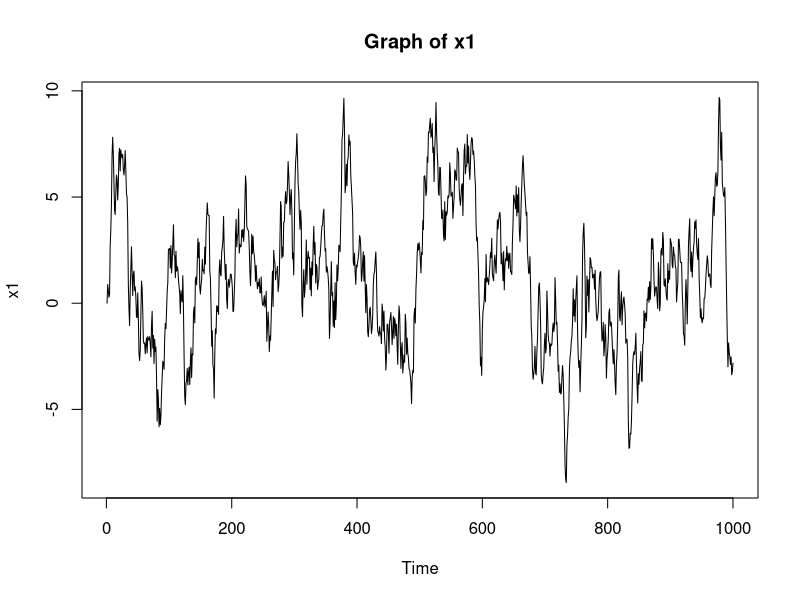
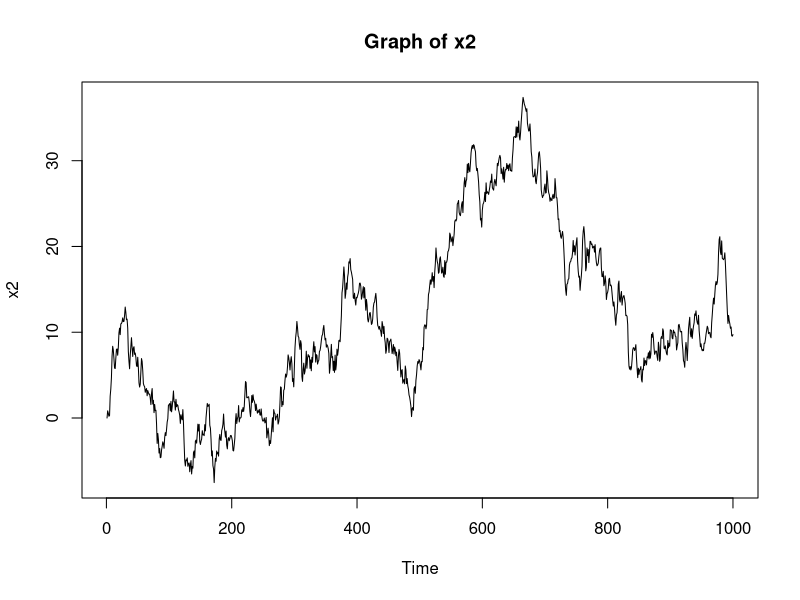
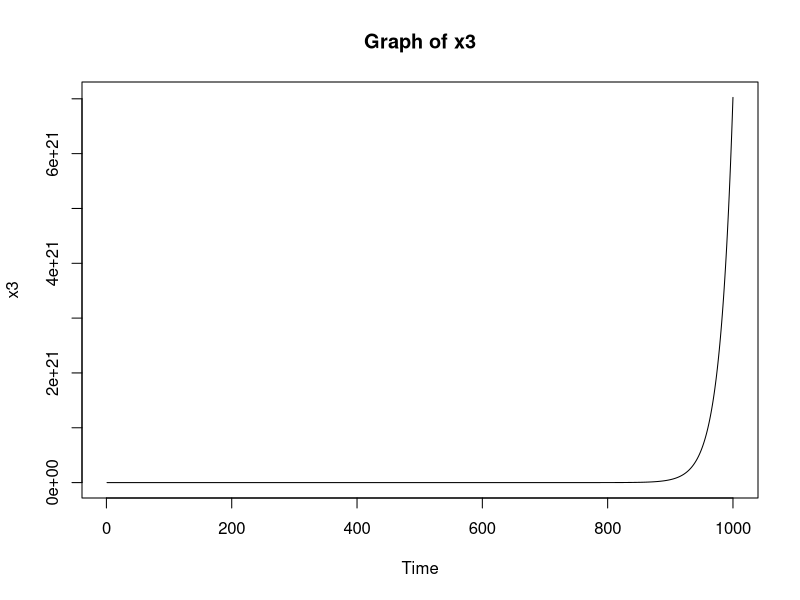
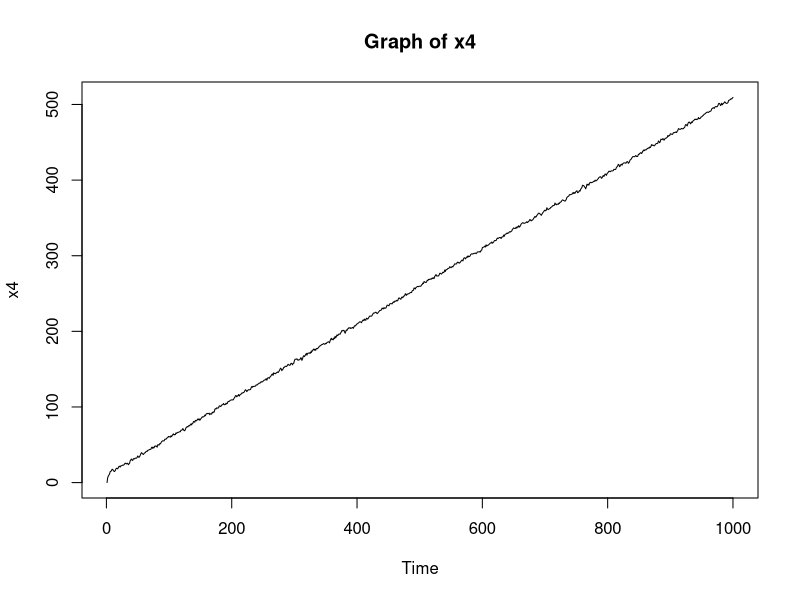
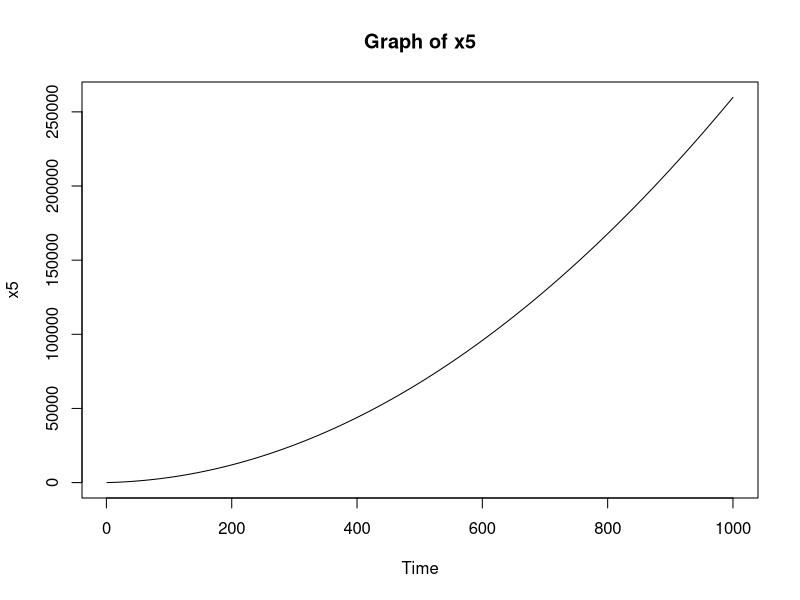
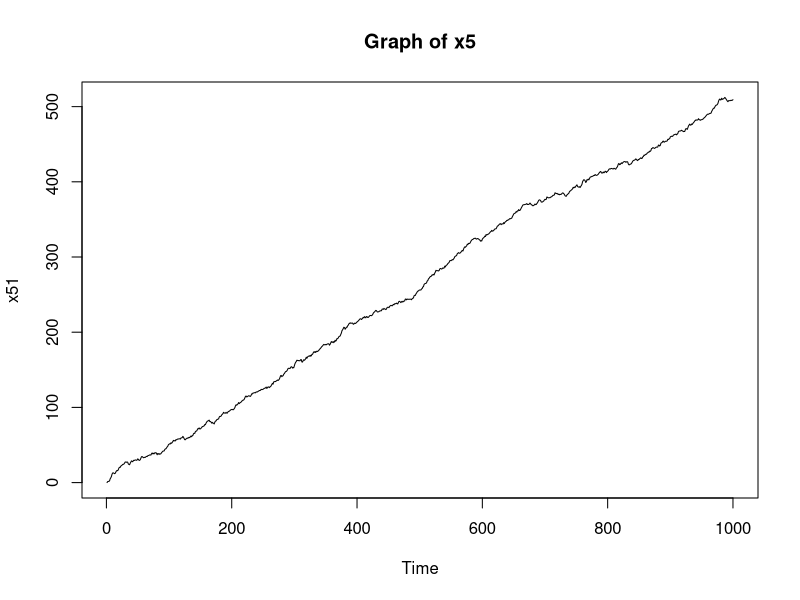

Reproduce these figures in R, in order.
############################
## Unit Roots - Graphical Inspectation
############################

# clear workspace
rm(list=ls())
# set local directory to where data set is 
# setwd("C:/Users/Pedro/Dropbox/EcoIII2020/Lecture4_Unit_Root")

# Load package using a function load_package-----------------------------------------------------------------
load_package<-function(x){
  x<-as.character(match.call()[[2]])
  if (!require(x,character.only=TRUE)){
    install.packages(pkgs=x,repos="http://cran.r-project.org")
    require(x,character.only=TRUE)
  }
}

load_package("tseries")

set.seed(123456)



###################


# Create a time series from 1 to 1000
n <- 1000
time_series <- 1:n

# Initialize series
u <- rep(0, n)
x1 <- rep(0, n)
x2 <- rep(0, n)
x3 <- rep(0, n)
x4 <- rep(0, n)
x5 <- rep(0, n)
x51 <- rep(0, n)

# Define scalars
psi1 <- 0.95
psi2 <- 1.00
psi3 <- 1.05
psi4 <- 0.5
m <- 1
delta0 <- 10
delta1 <- 0.5

# Generate the series
for (t in 2:n) {
  u[t] <- rnorm(1) # Generate normally distributed random number
  x1[t] <- m + psi1 * (x1[t-1] - m) + u[t]
  x2[t] <- m + psi2 * (x2[t-1] - m) + u[t]
  x3[t] <- m + psi3 * (x3[t-1] - m) + u[t]
  x4[t] <- delta0 + delta1 * (t-1) + psi4 * (x4[t-1] - delta0 - delta1 * (t-2)) + u[t]
  x5[t] <- delta0 + delta1 * (t-1) + psi2 * x5[t-1] + u[t]
  x51[t] <- delta0 + delta1 * (t-1) + psi2 * (x51[t-1] - delta0 - delta1 * (t-2)) + u[t]
}

# Plotting the series
par(mfrow=c(1,1))
plot(time_series, x1, type = "l", main = "Graph of x1", xlab = "Time", ylab = "x1")
plot(time_series, x2, type = "l", main = "Graph of x2", xlab = "Time", ylab = "x2")
plot(time_series, x3, type = "l", main = "Graph of x3", xlab = "Time", ylab = "x3")
plot(time_series, x4, type = "l", main = "Graph of x4", xlab = "Time", ylab = "x4")
plot(time_series, x5, type = "l", main = "Graph of x5", xlab = "Time", ylab = "x5")
plot(time_series, x51, type = "l", main = "Graph of x5", xlab = "Time", ylab = "x51")
